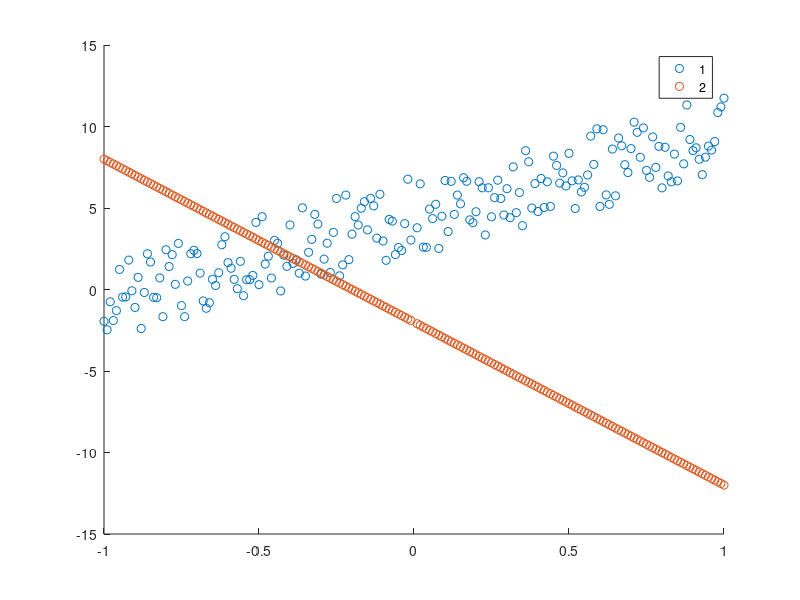

MATLAB code for this plot: (Note: this script raises an error after producing the figure.)
%% add necessary paths
addpath('../');

% add OPC to path
opc_path = '/home/hankui/Downloads/MATLAB_OPC';
addpath(genpath(opc_path));

% path to my routine MAC
mac_path = '/home/hankui/Dropbox/Clustering/WorkLog/By_Language/MATLAB/Minimum_Angle_Clustering_MAC';
addpath(genpath(mac_path));

% add MyToolBox to path
mytools = '/home/hankui/Dropbox/Clustering/WorkLog/By_Language/MATLAB/0_MyToolBox';
addpath(genpath(mytools));

% path to LRR code
lrr_path = '/home/hankui/Dropbox/Clustering/WorkLog/By_Language/MATLAB/Low_Rank_Representation_LRR';
addpath(genpath(lrr_path));

% path to SSC code
ssc_path = '/home/hankui/Dropbox/Clustering/WorkLog/By_Language/MATLAB/Sparse Subspace Clustering_SSC';
addpath(genpath(ssc_path));

%path to K-Subspaces code
ksub_path = '/home/hankui/Dropbox/Clustering/WorkLog/By_Algorithm/KSubspaceClustering_KSC';
addpath(genpath(ksub_path));

% path to SCAL code
scal_path = '/home/hankui/Dropbox/Clustering/WorkLog/By_Algorithm/SCAL';
addpath(genpath(scal_path))

clear opc_path mac_path mytools lrr_path ssc_path ksub_path scal_path


%% borrow the data example from Illustrative_ex.m
x = .01*(-100:100);
x = [x(1:100), x(102:201)];
N = size(x,2);

S1 = 5*x + 2;
noise1 = 5.*rand(1, N);
S1n = S1 + noise1;
X1 = [x;S1n]';

S2 = -10*x - 2;
X2 = [x;S2]';

X = [X1;X2];
K = 2;
truth = [ones(1,N) 2.*ones(1,N)]';

clear x X1 X2 S1 S2 S1n noise1


%% plotting
gscatter(X(:,1),X(:,2),truth);


%% initial parameters
K = 2; 
pct = 0.9; 
T = 400;
N = size(X,1);
mem = round(rand(1,N)*K + 0.5)';


%% KSC first then AL
[asmt tot_re]=KSC(X,2,10,.9,round(rand(1,N)*K + 0.5)');
cluster_performance(asmt,truth)
plot(tot_re)


%% plot data colored in assigned labels
gscatter(X(:,1),X(:,2),asmt)


%% AL with different b
[asmt tot_re nmi1] = KSCAL_v8(X,K,.9,mem,T,1,truth);
[asmt tot_re nmi5] = KSCAL_v8(X,K,.9,mem,T,5,truth);
[asmt tot_re nmi10] = KSCAL_v8(X,K,.9,mem,T,10,truth);


%% plot against iterations 
plot(decimal(nmi1,2))
hold on
plot(decimal(nmi5,2))
hold on
plot(decimal(nmi10,2))
xlabel('Iterations') 
ylabel('NMI') 
legend({'b = 1','b = 5', 'b = 10'},'Location','southeast')
hold off


%% plot against proportion of points queried
xaxis = (0.01:0.01:1)';
nmi_b1 = zeros(size(xaxis,1),1);
nmi_b5 = zeros(size(xaxis,1),1);
nmi_b10 = zeros(size(xaxis,1),1);

for i=1:size(xaxis,1)
    n_i = round(N*xaxis(i));
    nmi_b1(i) = nmi1(n_i);
    nmi_b5(i) = nmi5(floor(n_i/5)+1);
    nmi_b10(i) = nmi10(floor(n_i/10)+1);
end

% plotting
plot(xaxis,nmi_b1)
hold on
plot(xaxis,nmi_b5)
hold on
plot(xaxis,nmi_b10)
xlabel('Pct. of queried data objects') 
ylabel('NMI') 
legend({'b = 1','b = 5', 'b = 10'},'Location','southeast')
hold off